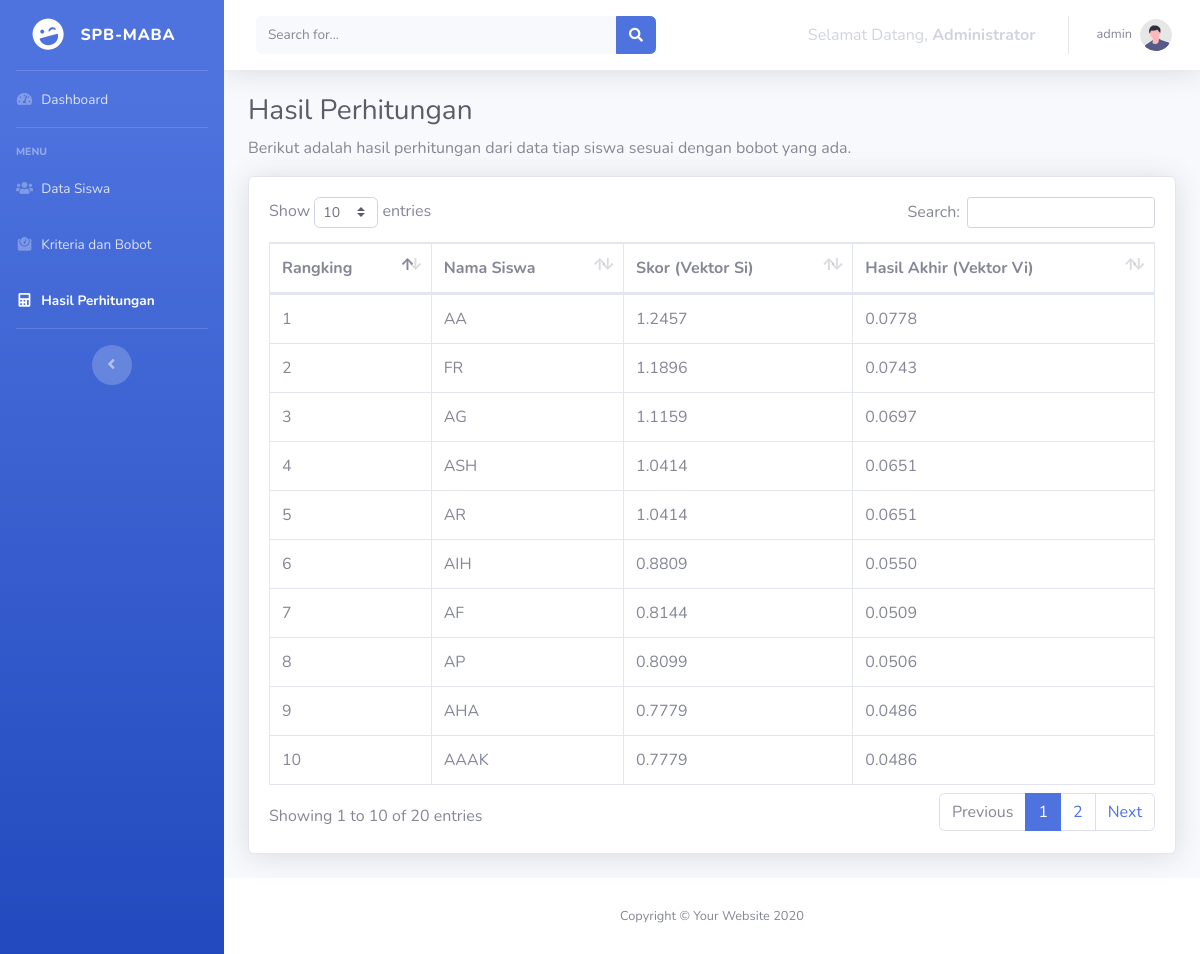
Screenshot of /hitung.php (signed in) with the database file from the repository.
### tables this page shows
CREATE TABLE `hasil` (
  `id_hasil` int(11) NOT NULL,
  `id_siswa` int(11) NOT NULL,
  `skor` decimal(5,4) NOT NULL,
  `hasil_akhir` decimal(5,4) NOT NULL
);

CREATE TABLE `siswa` (
  `id_siswa` int(11) NOT NULL,
  `nama_siswa` varchar(50) NOT NULL,
  `no_telp` varchar(15) NOT NULL,
  `email` varchar(255) NOT NULL,
  `ktp` varchar(255) NOT NULL,
  `pas_foto` varchar(255) NOT NULL,
  `alamat` varchar(255) NOT NULL,
  `nilai` int(11) NOT NULL,
  `sktm` varchar(255) NOT NULL,
  `status` varchar(50) NOT NULL,
  `tanggungan_ortu` int(11) NOT NULL,
  `penghasilan_ortu` int(11) NOT NULL,
  `pekerjaan_ortu` varchar(50) NOT NULL
);

### data/admin.php (called while the page is built, shortened)
<?php
function getAdminByUsername($username) {
  try {
    $statement = DB->prepare("SELECT * FROM admin WHERE username = :username");
    $statement->bindValue(':username', $username);
    $statement->execute();
    return $statement->fetch(PDO::FETCH_ASSOC);
  }
  catch(PDOException $err){
      echo $err->getMessage();
  }
}

### data/hasil.php (called while the page is built, shortened)
<?php
function getAllResultByDesc() {
  try {
      $statement = DB->query("SELECT * FROM hasil INNER JOIN siswa ON siswa.id_siswa = hasil.id_siswa ORDER BY hasil_akhir DESC");
      $statement->execute();
      return $statement->fetchAll(PDO::FETCH_ASSOC);
  }
  catch(PDOException $err){
      echo $err->getMessage();
  }
}

### hitung.php (the view, shortened to what this page needs)
<?php
require_once "data/hasil.php";
$hasil = getAllResultByDesc();
?>
<?php include "templates/header.php" ?>
<div class="container-fluid">
  <h1 class="h3 mb-2 text-gray-800">Hasil Perhitungan</h1>
  <p>
    Berikut adalah hasil perhitungan dari data tiap siswa sesuai
    dengan bobot yang ada.
  </p>
  <div class="card shadow mb-4">
    <div class="card-body">
      <div class="table-responsive">
        <div class="row">
          <div class="col-sm-12">
            <table
              class="table table-bordered dataTable"
              id="dataTable"
            >
              <thead>
                <tr role="row">
                  <th>Rangking</th>
                  <th>Nama Siswa</th>
                  <th>Skor (Vektor Si)</th>
                  <th>Hasil Akhir (Vektor Vi)</th>
                </tr>
              </thead>
              <tbody>
                <?php foreach ($hasil as $key => $value): ?>
                <tr>
                  <td><?= ++$key; ?></td>
                  <td><?= $value['nama_siswa']; ?></td>
                  <td><?= $value['skor']; ?></td>
                  <td><?= $value['hasil_akhir']; ?></td>
                </tr>
                <?php endforeach; ?>
              </tbody>
            </table>
          </div>
        </div>
      </div>
    </div>
  </div>
</div>
<?php include "templates/footer.php" ?>

### templates/navbar.php (shortened to what this page needs)
<nav
  class="navbar navbar-expand navbar-light bg-white topbar mb-4 static-top shadow"
>
  <form
    class="d-none d-sm-inline-block form-inline mr-auto ml-md-3 my-2 my-md-0 mw-100 navbar-search"
  >
    <div class="input-group">
      <input
        type="text"
        class="form-control bg-light border-0 small"
        placeholder="Search for..."
        aria-label="Search"
        aria-describedby="basic-addon2"
      />
      <div class="input-group-append">
        <button class="btn btn-primary" type="button">
          <i class="fas fa-search fa-sm"></i>
        </button>
      </div>
    </div>
  </form>
  <ul class="navbar-nav ml-auto">
    <li class="nav-item dropdown no-arrow mx-1">
      <span class="nav-link disabled"
        >Selamat Datang,<strong>&nbsp;Administrator</strong></span
      >
    </li>
    <li class="nav-item dropdown no-arrow">
      <a
        class="nav-link dropdown-toggle"
        href="#"
        id="userDropdown"
        role="button"
        data-toggle="dropdown"
        aria-haspopup="true"
        aria-expanded="false"
      >
        <span class="mr-2 d-none d-lg-inline text-gray-600 small"
          ><?= $admin['username']; ?></span
        >
        <img
          class="img-profile rounded-circle"
          src="img/undraw_profile.svg"
        />
      </a>
    </li>
  </ul>
</nav>

### rows the page displays
hasil: id_siswa.nama_siswa "AA", skor "1.2457", hasil_akhir "0.0778"
hasil: id_siswa.nama_siswa "FR", skor "1.1896", hasil_akhir "0.0743"
hasil: id_siswa.nama_siswa "AG", skor "1.1159", hasil_akhir "0.0697"
hasil: id_siswa.nama_siswa "ASH", skor "1.0414", hasil_akhir "0.0651"
hasil: id_siswa.nama_siswa "AR", skor "1.0414", hasil_akhir "0.0651"
hasil: id_siswa.nama_siswa "AIH", skor "0.8809", hasil_akhir "0.0550"
hasil: id_siswa.nama_siswa "AF", skor "0.8144", hasil_akhir "0.0509"
hasil: id_siswa.nama_siswa "AP", skor "0.8099", hasil_akhir "0.0506"
hasil: id_siswa.nama_siswa "AHA", skor "0.7779", hasil_akhir "0.0486"
hasil: id_siswa.nama_siswa "AAAK", skor "0.7779", hasil_akhir "0.0486"

### other values shown
$admin['username'] "admin"
